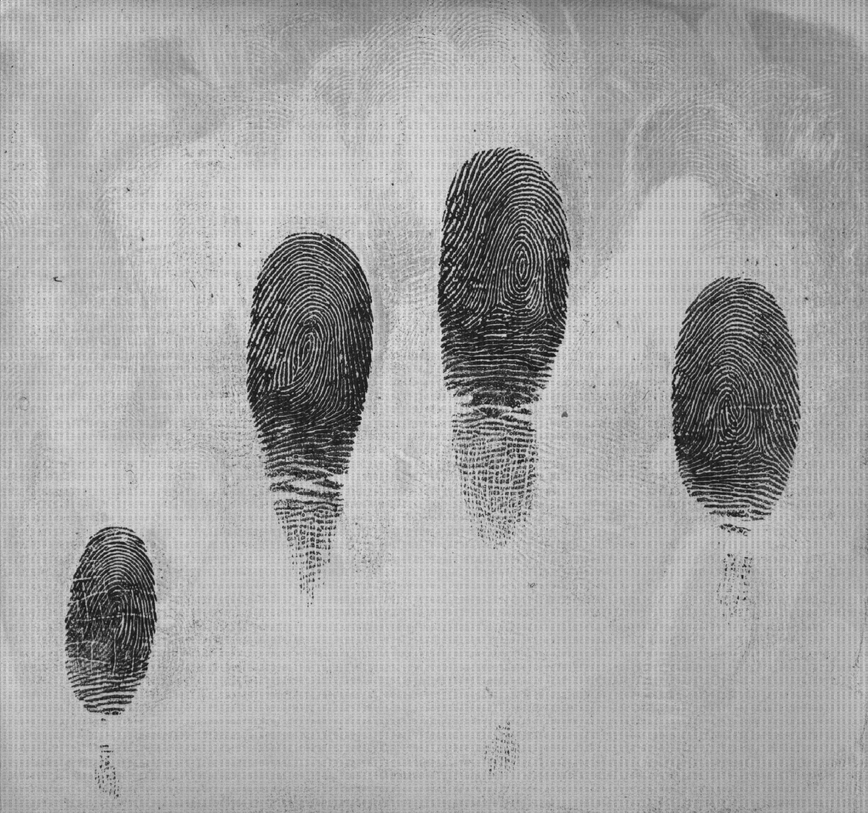
//> input picture practise2/cline_opencv_anna/1.bmp, 868 x 813 px, shrunk from 1600 x 1500 before the run
$ ./opencv1   (built with g++ and OpenCV 4)
//> lines starting //> are read from the running program, lines starting //| are printed output that depends on the picture
//> further down, img is the input picture: 813 rows x 868 cols, CV_8UC3; min 12, max 231, mean 165.3
#include <iostream>
#include "opencv2/highgui/highgui.hpp"
#include "opencv2/opencv.hpp"
#include <time.h>
using namespace cv;

int otsu(Mat SrcImg)
{
    // calc Hist
    MatND Hist;
    const int nHistSize = 256;
    float range[] = {0, 255};
    const float *ranges[] = {range};
    const int channels = 0;
    calcHist(&SrcImg, 1, &channels, Mat(), Hist, 1, &nHistSize, &ranges[0], true, false);
//> Hist = 256 values, max 13803 at index 183, min 0 at index 0, mean 2756.6

    //Normalize & average pixel value
    int nImageSize = SrcImg.cols * SrcImg.rows;;
//> nImageSize = 705684
    float *pHist = (float*)Hist.data;
    float avgValue(0.0);
    float arrHist[256] = {0.0};
    for(int i = 0; i < 256; i++)
    {
        arrHist[i] = pHist[i] / nImageSize;
        avgValue += i * arrHist[i];
    }
//> this loop made 256 passes
//> avgValue on passes 13 to 15: 1.7e-05, 3.54e-05, 3.54e-05
//> after the loop, arrHist = 256 values, max 0.0196 at index 183, min 0 at index 0, mean 0.00391; avgValue = 165.3

    int nOTSUThd(0);
    float maxVariance(0.0);
    float w(0.0);
    float u(0.0);
    for (int i = 0; i < 256; i++)
    {
        w += arrHist[i];
        u += i * arrHist[i];

        float t = avgValue * w - u;
        float variance = t * t/(w*(1-w));

        if (variance > maxVariance)
        {
            maxVariance = variance;
            nOTSUThd = i;
        }
    }
//> this loop made 256 passes
//> (w, u, t, variance, maxVariance) on passes 13, 14, 16, 17, 18, 19, 20, 21, 22, 23, 24, 25: (1.42e-06, 1.7e-05, 0.000217, 0.0333, 0.0333), (2.83e-06, 3.54e-05, 0.000433, 0.0662, 0.0662), (7.09e-06, 9.92e-05, 0.00107, 0.162, 0.162), (1.42e-05, 0.000213, 0.00213, 0.32, 0.32), (3.4e-05, 0.00055, 0.00507, 0.757, 0.757), (7.09e-05, 0.00121, 0.0105, 1.56, 1.56), (0.000122, 0.00218, 0.018, 2.65, 2.65), (0.000234, 0.00442, 0.0342, 5.02, 5.02), (0.000393, 0.00775, 0.0572, 8.32, 8.32), (0.000669, 0.0138, 0.0968, 14.01, 14.01), (0.00109, 0.0235, 0.157, 22.58, 22.58), (0.00165, 0.0368, 0.235, 33.68, 33.68)
//> (t, variance, maxVariance) on passes 61 to 66: (7.58, 1003.5, 1003.5), (7.7, 1017.4, 1017.4), (7.81, 1030.6, 1030.6), (7.93, 1043.8, 1043.8), (8.04, 1056.2, 1056.2), (8.13, 1066.8, 1066.8)
//> after the loop, w = 1; u = 165.3; maxVariance = 1315.5; nOTSUThd = 120

    return nOTSUThd;
}


int main()
{
    clock_t start,end;
    Mat img=imread("/home/xionglin/NewDisk/345G/QT5/C++/practise2/cline_opencv_anna/1.bmp");
    Mat srcImage;
    cvtColor(img, srcImage, CV_BGR2GRAY);
    imshow("原图",srcImage);
//    Mat element=getStructuringElement(MORPH_RECT,Size(15,15));
    Mat dstImg;
////    erode(srcImage,dstImg,element);
    start=clock();
    int threah = otsu(srcImage);
//> threah = 120

    for(int i=0; i<srcImage.rows; i++)
    {
        for(int j=0; j<srcImage.cols; j++ )
        {
            if(srcImage.at<uint8_t >(i,j)>threah)
                srcImage.at<uint8_t>(i,j)=255;
            else
                srcImage.at<uint8_t>(i,j) = srcImage.at<uint8_t>(i,j);
        }
    }
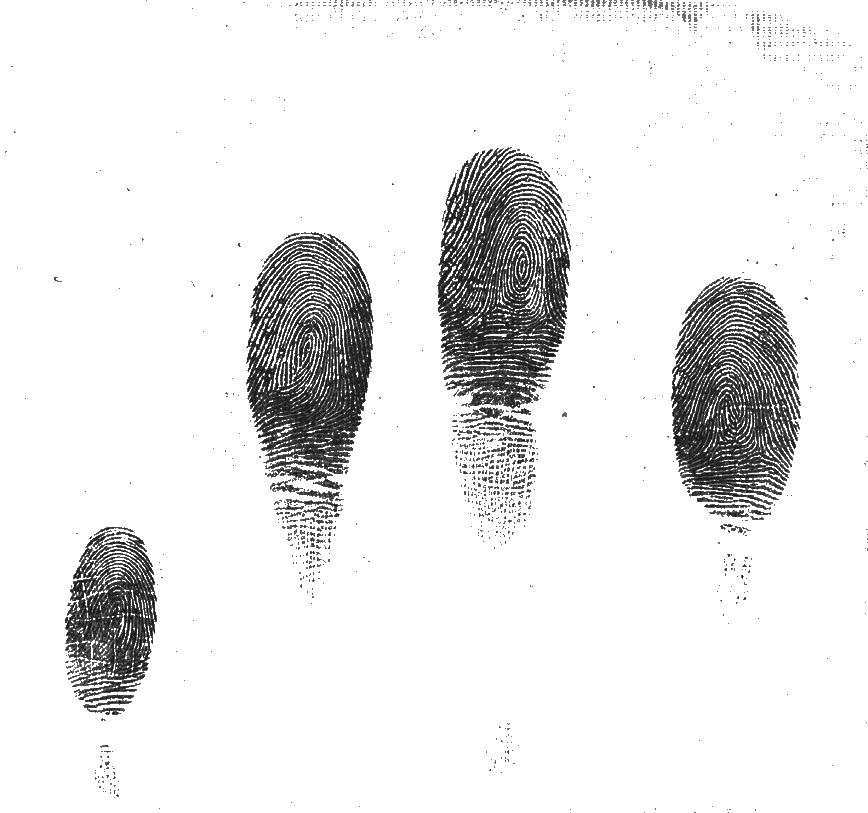
//> srcImage: 813 rows x 868 cols, CV_8UC1; min 12, max 255, mean 233.6
    end=clock();
    printf("totile time=%f\n",(float)(end-start)*1000/CLOCKS_PER_SEC);
//    threshold(srcImage, dstImg, 80, 255, CV_THRESH_BINARY);
    imshow("腐蚀后",srcImage);
    waitKey(0);
}
